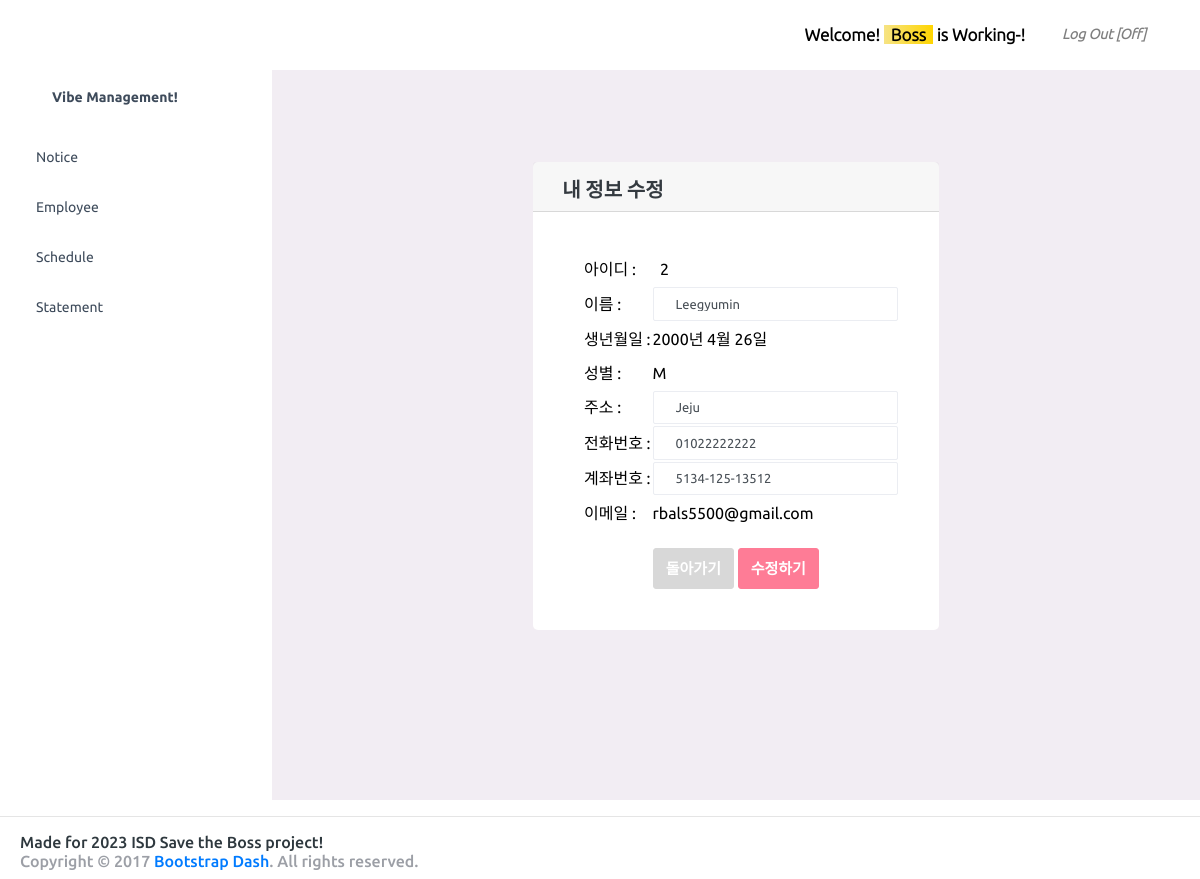
Screenshot of /mgmt/profile_update/2 (signed in) with the database file from the repository.
### management/models.py (models this page shows, shortened)
class Employee(models.Model):
    emp_id = models.AutoField(primary_key=True)
    emp_name = models.CharField(max_length=20)
    emp_birth = models.DateField()
    emp_gender = models.CharField(max_length=1)
    emp_address = models.CharField(max_length=45)
    emp_phone = models.CharField(max_length=45)
    emp_account = models.CharField(max_length=45)
    emp_email = models.EmailField()  # email
    emp_plus = models.IntegerField(default=0)

### management/views.py (the view)
# urls.py: path('profile_update/<int:emp_id>', views.profile_update, name='profile_update'),
@login_required
def profile_update(request, emp_id):
    employee = Employee.objects.get(emp_id=emp_id)
    emp_change_form = CustomCsUserChangeForm(request.POST or None, instance=employee)
    if request.method == 'POST':
        emp_change_form = CustomCsUserChangeForm(request.POST, instance=employee)
        if emp_change_form.is_valid():
            emp_change_form.save()
            return redirect('profile')
    return render(request, 'employee/profile_update.html', {'employee': employee, 'emp_change_form': emp_change_form})

### management/forms.py
class CustomCsUserChangeForm(UserChangeForm):
    password = None
    emp_name = forms.CharField(label='이름', widget=forms.TextInput(
        attrs={'class': 'form-control', 'maxlength': '10', }),
    )
    emp_address = forms.CharField(label='주소', widget=forms.TextInput(
        attrs={'class': 'form-control', 'maxlength':'45',}),
    )
    emp_phone = forms.CharField(label='전화번호', widget=forms.TextInput(
        attrs={'class': 'form-control', 'maxlength': '13', 'oninput': "maxLengthCheck(this)", }),
    )
    emp_account = forms.CharField(label='계좌번호', widget=forms.TextInput(
        attrs={'class': 'form-control', 'maxlength': '45', 'oninput': "maxLengthCheck(this)", }),
    )
    class Meta:
        model = Employee()
        fields = ['emp_name', 'emp_address', 'emp_phone', 'emp_account']

### templates/employee/profile_update.html (shortened to what this page needs)
{% extends "index/base.html" %}
{% block content %}
<div class="container">
    <div style="margin-top: 3rem !important;">
        <div class="col-12">
            <div class="row justify-content-center">
                <div class="card">
                    <div class="card-header" style="padding-bottom:8px;">
                        <strong style="font-size: 20px;">&nbsp;&nbsp;내 정보 수정</strong>
                    </div>
                    <div class="card-body">
                        <form method="POST">
                            <table style="line-height: 2rem; color:black; margin-left:10px;">
                                <tr>
                                    <td class="profile_title">아이디 : </td>
                                    {% if user.emp_level == '0'%}
                                    <td class="profile_content">&nbsp;&nbsp;{{ employee.emp_id }}&nbsp;&nbsp;(매니저)</td>
                                    {% elif user.emp_level == '1' %}
                                    <td class="profile_content">&nbsp;&nbsp;{{ employee.emp_id }}&nbsp;&nbsp;(관리자)</td>
                                    {% else %}
                                    <td class="profile_content">&nbsp;&nbsp;{{ employee.emp_id }}</td>
                                    {% endif %}
                                </tr>
                                <tr>
                                    <td class="profile_title">이름 : </td>
                                    <td class="profile_content">{{ emp_change_form.emp_name }}</td>
                                </tr>
                                <tr>
                                    <td class="profile_title">생년월일 : </td>
                                    <td class="profile_content">{{ employee.emp_birth }}</td>
                                </tr>
                                <tr>
                                    <td class="profile_title">성별 : </td>
                                    <td class="profile_content">{{ employee.emp_gender }}</td>
                                </tr>
                                <tr>
                                    <td class="profile_title">주소 : </td>
                                    <td class="profile_content">{{ emp_change_form.emp_address }}</td>
                                </tr>
                                <tr>
                                    <td class="profile_title">전화번호 : </td>
                                    <td class="profile_content">{{ emp_change_form.emp_phone }}</td>
                                </tr>
                                <tr>
                                    <td class="profile_title">계좌번호 : </td>
                                    <td class="profile_content">{{ emp_change_form.emp_account }}</td>
                                </tr>
                                <tr>
                                    <td class="profile_title">이메일 : </td>
                                    <td class="profile_content">{{ employee.emp_email }}</td>
                                </tr>
                            </table>
                            <br>
                            <div style="text-align: center; margin-bottom:-15px;">
                                <a onclick="location.href='/mgmt/profile/'" class="btn btn-secondary" style="color:#ffffff; padding: 12px; font-size:15px; font-weight: bold" id="back_btn">돌아가기</a>
                                <button type="submit" class="btn btn-danger" style="color:#ffffff; padding: 12px; font-size:15px; font-weight: bold" id="detail_btn">수정하기</button>
                            </div>
                        </form>
                    </div>
                </div>
            </div>
        </div>
    </div>
</div>
{% endblock %}

### templates/index/base.html (shortened to what this page needs)
{% load socialaccount %}
{% load static %}
<html>
<head>
    <link rel="stylesheet" href="/static/vendors/css/vendor.bundle.base.css">
    <link rel="stylesheet" href="/static/css/style.css">
</head>
<body>
<div class="container-scroller">
    <nav class="navbar default-layout-navbar col-lg-12 col-12 p-0 fixed-top d-flex flex-row">
        <div class="text-center navbar-brand-wrapper d-flex align-items-center justify-content-center">
        </div>
        <div class="navbar-menu-wrapper d-flex align-items-stretch">
            <ul class="navbar-nav navbar-nav-right ">
                <li class="nav-item nav-profile ">
                    <div class="nav-profile-text" style="font-size: 17px; font-weight: bold; padding-right: 2rem;">
                        <span class="mb-5 text-black"> Welcome! <span
                                class="bg-gradient-warning" style="padding-right: 7px;padding-left: 7px;"> {{ user.first_name }}</span> is Working-! </span>
                    </div>
                </li>
                <li class="nav-item nav-logout d-none d-lg-block">
                    {% if user.is_authenticated %}
                        <a href="{% url 'logout' %}" style="padding: 5px; font-weight: bold;">
                            <i class="mdi mdi-power text-black-50"> Log Out [Off] </i>
                        </a>
                    {% endif %}
                </li>
                <li class="nav-item nav-settings d-none d-lg-block">
                </li>
            </ul>
        </div>
    </nav>
    <div class="container-fluid page-body-wrapper ">
        <nav class="sidebar sidebar-offcanvas" style="width: 275px !important;"  id="sidebar">
            <ul class="nav position-fixed" style="width: 265px !important;" >
                <li class="nav-item nav-profile"  style="padding-right: 0px !important;">
                    <a href="#" class="nav-link">
                        <div class="nav-profile-text d-flex flex-column">
                            <span class="font-weight-bold mb-2"> Vibe Management! </span>
                        </div>
                    </a>
                </li>
                <li class="nav-item">
                    <a class="nav-link" href="{% url 'notice_list' %}">
                        <span class="menu-title">Notice</span>
                    </a>
                </li>
                <li class="nav-item">
                     {% if user.username == 'boss' %}
                        <a class="nav-link" href="{% url 'list_employees' %}">
                            <span class="menu-title">Employee</span>
                        </a>
                    {% endif %}
                </li>
                <li class="nav-item" style="width: 257px !important; padding-right: 16px !important;">
                    <a class="nav-link" data-toggle="collapse" href="#general-pages" aria-expanded="false"
                       aria-controls="general-pages">
                        <span class="menu-title"> Schedule </span>
                    </a>
                </li>
                <li class="nav-item" style="width: 257px !important; padding-right: 16px !important;">
                    <a class="nav-link" data-toggle="collapse" href="#general-pages2" aria-expanded="false"
                       aria-controls="general-pages">
                        <span class="menu-title"> Statement </span>
                    </a>
                </li>
            </ul>
        </nav>
        <div class="main-panel">
            <div class="content-wrapper">
                {% block content %}
                {% endblock %}
            </div>
        </div>
    </div>
</div>
<hr>
{% block footer %}
    {% include 'index/info.html' %}
{% endblock %}
</body>
</html>

### rows the page displays
Employee: emp_id "2", emp_name "Leegyumin", emp_birth "2000년 4월 26일", emp_gender "M", emp_address "Jeju", emp_phone "01022222222", emp_account "5134-125-13512", emp_email "rbals5500@gmail.com"

### other values shown
{{ user.first_name }} "Boss"
